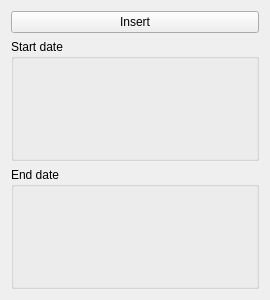
<ui version="4.0" >
 <class>CalendarToolWidget</class>
 <widget class="QWidget" name="CalendarToolWidget" >
  <property name="geometry" >
   <rect>
    <x>0</x>
    <y>0</y>
    <width>270</width>
    <height>300</height>
   </rect>
  </property>
  <property name="windowTitle" >
   <string>Calendar Tool</string>
  </property>
  <layout class="QVBoxLayout" name="verticalLayout_3" >
   <item>
    <widget class="QPushButton" name="pushButton" >
     <property name="text" >
      <string>Insert</string>
     </property>
    </widget>
   </item>
   <item>
    <widget class="QGroupBox" name="groupBox" >
     <property name="title" >
      <string>Start date</string>
     </property>
     <layout class="QVBoxLayout" name="verticalLayout" >
      <item>
       <widget class="KDatePicker" name="kdatepicker" />
      </item>
     </layout>
    </widget>
   </item>
   <item>
    <widget class="QGroupBox" name="groupBox_2" >
     <property name="title" >
      <string>End date</string>
     </property>
     <layout class="QVBoxLayout" name="verticalLayout_2" >
      <item>
       <widget class="KDatePicker" name="kdatepicker_2" />
      </item>
     </layout>
    </widget>
   </item>
  </layout>
 </widget>
 <customwidgets>
  <customwidget>
   <class>KDatePicker</class>
   <extends>QFrame</extends>
   <header>kdatepicker.h</header>
  </customwidget>
 </customwidgets>
 <resources/>
 <connections/>
</ui>
